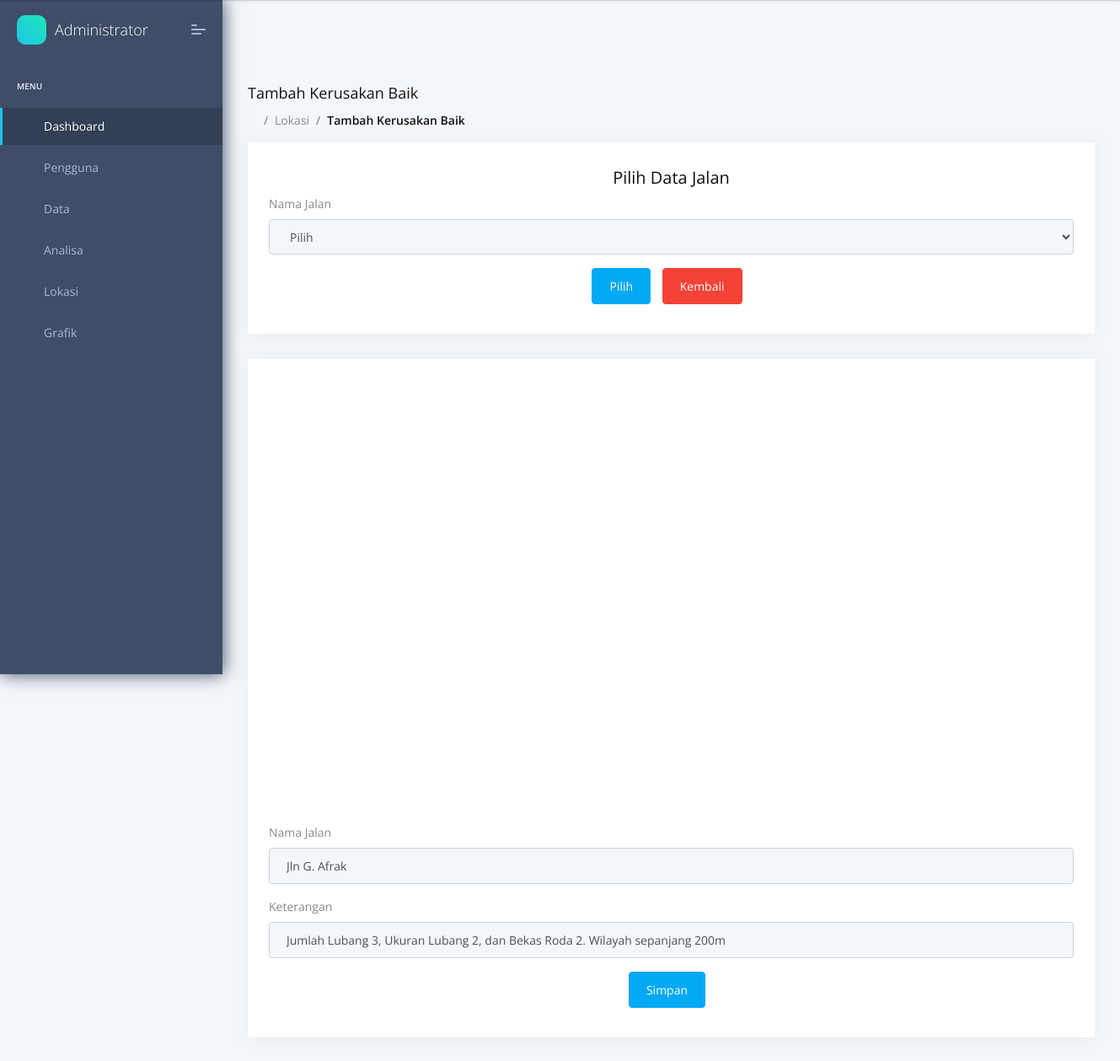
The page /admin/tambah_baik.php?id_kerusakan=60 (signed in) on the database its author committed.
### tables this page shows
CREATE TABLE `tb_kerusakan` (
  `id_kerusakan` int(5) NOT NULL,
  `id_jalan` int(5) NOT NULL,
  `foto` varchar(255) NOT NULL,
  `jum_lubang` varchar(50) NOT NULL,
  `uk_lubang` varchar(50) NOT NULL,
  `bekas_roda` varchar(50) NOT NULL,
  `cluster` varchar(50) NOT NULL
);

CREATE TABLE `tb_jalan` (
  `id_jalan` int(5) NOT NULL,
  `nama` varchar(50) NOT NULL,
  `ket` varchar(50) NOT NULL
);

### admin/tambah_baik.php (the view, shortened to what this page needs)
<?php
    include 'head.php';
    include 'menu.php';
    include 'header.php';
?>
    <div class="pcoded-main-container">
        <div class="pcoded-wrapper">
            <div class="pcoded-content">
                <div class="pcoded-inner-content">
                    <div class="page-header">
                        <div class="page-block">
                            <div class="row align-items-center">
                                <div class="col-md-12">
                                    <div class="page-header-title">
                                        <h5 class="m-b-10">Tambah Kerusakan Baik</h5>
                                    </div>
                                    <ul class="breadcrumb">
                                        <li class="breadcrumb-item"><a href="index.php"><i class="feather icon-home"></i></a></li>
                                        <li class="breadcrumb-item"><a href="#!">Lokasi</a></li>
                                        <li class="breadcrumb-item"><a href="#!">Tambah Kerusakan Baik</a></li>
                                    </ul>
                                </div>
                            </div>
                        </div>
                    </div>
                    <div class="main-body">
                        <div class="page-wrapper">
                            <div class="row">
                                <div class="col-sm-12">
                                    <div class="card">
                                        <div class="card-body">
                                            <div class="row">
                                                <div class="col-md-12">
                                                    <h4 align="center">Pilih Data Jalan</h4>
                                                    <form action="<?php echo $_SERVER["PHP_SELF"];?>" method="GET">
                                                        <div class="form-group">
                                                            <label>Nama Jalan</label>
                                                            <select class="js-example-basic-single form-control" name="id_kerusakan" required>
                                                                <option>Pilih</option>
                                                                <?php
                                                                    include 'koneksi.php';
                                                                    ?>
                                                            </select>
                                                        </div>
                                                        <center>
                                                            <button type="submit" class="btn btn-primary">Pilih</button>
                                                            <a class="btn btn-danger" href="data_baik.php">Kembali</a>
                                                        </center>
                                                    </form>
                                                    <?php
                                                        if (isset($_GET['id_kerusakan'])) {
                                                            $id_kerusakan=$_GET['id_kerusakan'];
                                                            $tamPeg=mysqli_query($con, "SELECT * FROM tb_kerusakan
                                                                JOIN tb_jalan ON tb_kerusakan.id_jalan=tb_jalan.id_jalan
                                                                WHERE id_kerusakan='$id_kerusakan'");
                                                            $tpeg = mysqli_fetch_array($tamPeg);
                                                    ?>
                                                </div>
                                        </div>
                                    </div>
                                </div>
                            </div>
                            <div class="col-sm-12">
                                    <div class="card">
                                        <div class="card-body">
                                            <div class="row">
                                                <div class="col-md-12">
                                                    <center>
                                                        <div id="googleMap" style="width:1000px;height:500px;" align="center"></div>
                                                    </center>
                                                    <br>
                                                    <form action="simpan_baik.php" method="post">
                                                        <div class="form-group">
                                                            <label>Nama Jalan</label>
                                                            <input type="text" class="form-control" placeholder="Nama Jalan" name="a" required value="<?php echo $tpeg['nama']; ?>">
                                                        </div>
                                                        <div class="form-group">
                                                            <label>Keterangan</label>
                                                            <input type="text" class="form-control" placeholder="Jumlah Lubang" name="b" required value="Jumlah Lubang <?php echo  $tpeg['jum_lubang']; ?>, Ukuran Lubang <?php echo  $tpeg['uk_lubang']; ?>, dan Bekas Roda <?php echo  $tpeg['bekas_roda']; ?>. Wilayah sepanjang 200m">
                                                        </div>
                                                        <center>
                                                            <button type="submit" class="btn btn-primary" name="simpan">Simpan</button>
                                                        </center>
                                                    </form>
                                                    <?php
                                                    }
                                                    ?>
                                                </div>
                                            </div>
                                        </div>
                                    </div>
                                </div>
                            </div>
                        </div>
                    </div>
                </div>
            </div>
        </div>
    </div>
<?php
    include 'foot.php';
?>

### rows shown on the page
tb_kerusakan: a "Jln G. Afrak", b "Jumlah Lubang 3, Ukuran Lubang 2, dan Bekas Roda 2. Wilayah sepanjang 200m"
